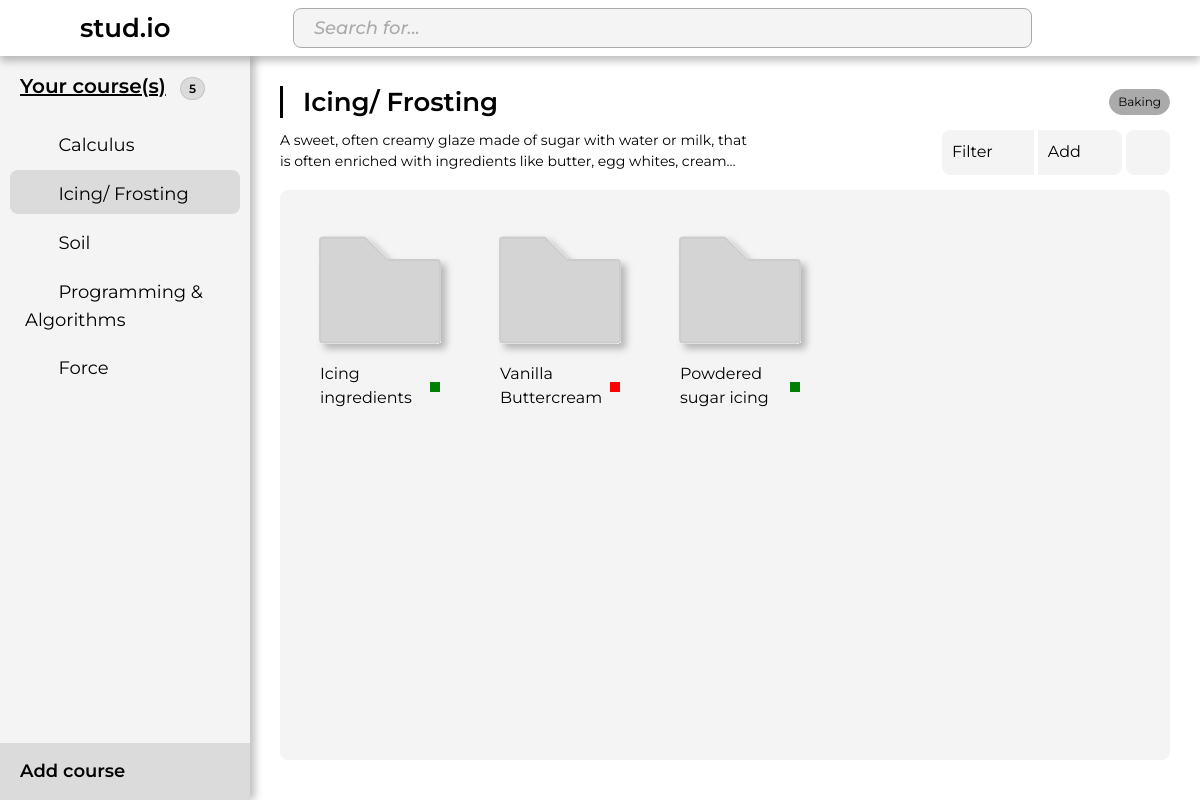
The app's page /Dev/?id=3 (signed in) with its own data.
### tables this page shows
CREATE TABLE `course` (
  `course_ID` int(11) NOT NULL,
  `c_name` varchar(100) NOT NULL,
  `c_description` varchar(150) NOT NULL,
  `c_type_ID` int(11) DEFAULT NULL,
  `user_ID` int(11) NOT NULL
);

CREATE TABLE `course_type` (
  `c_type_ID` int(11) NOT NULL,
  `c_type` varchar(50) NOT NULL
);

CREATE TABLE `topic` (
  `topic_ID` int(11) NOT NULL,
  `topic_name` varchar(100) NOT NULL,
  `topic_description` varchar(150) NOT NULL,
  `difficulty_ID` int(11) DEFAULT NULL,
  `course_ID` int(11) NOT NULL
);

### Dev/Dashboard/topics.php (the view, shortened to what this page needs)
<?php
include 'config.php';
$get_id = $_GET['id'];
$query = mysqli_query($conn, "SELECT * FROM topic where course_ID='$get_id';");
$count = mysqli_num_rows($query);
if ($count != '0') {
    while ($row = mysqli_fetch_array($query)) {
        $topic_ID = $row['topic_ID'];
        $difficulty = '';
        if ($row['difficulty_ID'] == 1) {
            $difficulty = "difficulty-beginner";
        } else if ($row['difficulty_ID'] == 2) {
            $difficulty = "difficulty-intermediate";
        } else {
            $difficulty = "difficulty-advanced";
        }
?>
        <a href="<?php echo '../Topic?id='.$topic_ID; ?>" class="dashboard-topic">
            <span class="svg svg-folder"></span>
            <span class="dashboard-topic-group">
                <span class="dashboard-topic-title"><?php echo $row['topic_name']; ?></span>
                <span class="dashboard-topic-difficulty <?php echo $difficulty; ?>"></span>
            </span>
            <i class="fal fa-solid fa-ellipsis-h"></i>
        </a>
<?php
    }
}
?>

### Dev/head.php (shortened to what this page needs)
<!DOCTYPE html>
<html lang="en">
<head>
    <link rel="stylesheet" href="../Style/style.css">
    <link rel="stylesheet" href="../Style/index.css">
    <link rel="stylesheet" href="../Style/navbar.css">
	<link rel="stylesheet" href="../Style/Dashboard/sidebar.css">
	<link rel="stylesheet" href="../Style/Dashboard/dashboard.css">
	<link rel="stylesheet" href="../Style/Profile/profile.css">
    <link rel="stylesheet" href="https://pro.fontawesome.com/releases/v5.10.0/css/all.css">
    <link rel="stylesheet" href="https://cdnjs.cloudflare.com/ajax/libs/font-awesome/4.7.0/css/font-awesome.min.css">
    <link rel="stylesheet" href="https://cdn.jsdelivr.net/npm/bootstrap@5.2.1/dist/css/bootstrap.min.css">
</head>
</html>

### Dev/index.php (shortened to what this page needs)
<?php
include 'head.php';
?>
<body class="light">
    <div class="main-container">
        <?php include 'navbar.php'; ?>
        <div id="main-dashboard" class="main-dashboard">
            <?php include 'Dashboard/dashboard.php'; ?>
        </div>
    </div>
</body>

### Dev/navbar.php (shortened to what this page needs)
<?php
include 'config.php';
$query = mysqli_query($conn, "SELECT * FROM course where user_ID='$_SESSION[id]';");
$count = mysqli_num_rows($query);
if ($count != '0') {
    $row = mysqli_fetch_array($query);
    $id = $row['course_ID'];
}
?>
<nav class="navbar navbar-expand-md">
    <div class="container-fluid">
        <ul class="navbar-nav">
            <li class="nav-item">
                <i class="fal fa-solid fa-bars" id="btn"></i>
                <a class="navbar-logo text-decoration-none" href="<?php echo '?id='.$id; ?>">stud.io</a>
            </li>
            <li class="nav-item search-container">
                <div class="search-bar">
                    <input type="search" placeholder="Search for...">
                    <span class="search-bar_icons">
                        <i class="fal fa-brands fa-search"></i>
                        <i id="filter-icon" class="fal fa-solid fa-sliders" onclick="toggleFilterFunction()"></i>
                    </span>
                </div>
            </li>
            <li class="nav-item setting-container" onclick="toggleSettingFunction()">
                <i class="fal fa-solid fa-gear float-end"></i>
            </li>
        </ul>
    </div>
</nav>

### Dev/Dashboard/dashboard.php (shortened to what this page needs)
<head>
</head>
<div class="content d-flex">
  <?php include 'sidebar.php'; ?>
  <?php include 'course.php'; ?>
</div>

### Dev/Dashboard/sidebar.php (shortened to what this page needs)
<?php
include 'config.php';
$query = mysqli_query($conn, "SELECT * FROM course where user_ID='$_SESSION[id]';");
$count = mysqli_num_rows($query);
?>
<div class="sidebar">
  <div class="header-box">
    <span class="header">Your course(s)</span>
    <span class="course-badge"><?php echo $count; ?></span>
  </div>
  <ul class="course-lists list-unstyled">
    <?php
    if ($count != '0') {
      while ($row = mysqli_fetch_array($query)) {
        $id = $row['course_ID'];
        if ($id == $_GET['id']) { ?>
          <li class="course active"><?php
        } else { ?>
          <li class="course"><?php
        }?>
          <a href="<?php echo '?id='.$id; ?>" class="course-list text-decoration-none d-block">
            <span class="course-title">
              <i class="fal fa-regular fa-book"></i>
              <?php echo $row['c_name']; ?>
            </span>
          </a>
        </li>
    <?php
      }
    }
    ?>
  </ul>
  <ul id="course-add" class="course-add list-unstyled">
    <li class=""><a class="text-decoration-none d-flex justify-content-between">Add course<i class="fal fa-solid fa-plus"></i></a></li>
  </ul>
</div>

### Dev/Dashboard/course.php (shortened to what this page needs)
<?php
include 'config.php';
$get_id = $_GET['id'];
$user_ID = "$_SESSION[id]";
$sql = "SELECT * FROM course where user_ID='$user_ID' AND course_ID='$get_id';";
$result = $conn->query($sql);
$c_name = $c_description = $c_type_ID = "";
if ($result->num_rows > 0) {
    while ($row = $result->fetch_assoc()) {
        $c_name = $row["c_name"];
        $c_description = $row["c_description"];
        $c_type_ID = $row["c_type_ID"];
    }
}
$query = "SELECT * FROM course_type where c_type_ID='$c_type_ID';";
$result = $conn->query($query);
$c_type = "";
if ($result->num_rows > 0) {
    while ($row = $result->fetch_assoc()) {
        $c_type = $row["c_type"];
    }
}
?>
<div class="dashboard-container">
    <div class="dashboard-header">
        <div class="dashboard-title-box">
            <span id="course-header-title" class="course-header-title" contenteditable="true"><?php echo $c_name; ?></span>
            <span class="course-type"><?php echo $c_type; ?></span>
        </div>
        <div class="dashboard-description-box">
            <span id="course-description" class="course-description" contenteditable="true">
                <?php echo $c_description; ?>
            </span>
            <div class="dashboard-action-buttons-box">
                <div class="dashboard-action-buttons">
                    <button class="action-btn" type="button">
                        Filter <i class="fal fa-solid fa-filter"></i>
                    </button>
                    <button class="action-btn" type="button">
                        Add <i class="fal fa-regular fa-plus"></i>
                    </button>
                </div>
                <div class="dashboard-action-buttons">
                    <button id="viewButton" class="dashboard-action-button action-btn" type="button" onclick="changeView()">
                        <i class="fal fa-regular fa-list"></i>
                    </button>
                </div>
            </div>
        </div>
    </div>
    <div id="dashboard-content" class="dashboard-content">
        <?php include 'topics.php'; ?>
    </div>
</div>

### Style/style.css (style rules this page uses)
* { margin: 0; padding: 0; font-family: 'Montserrat'; color: var(--font); }

### Style/index.css (style rules this page uses)
body { background: var(--bg) !important; }
.fal { font-size: 24px; display: inline-flex !important; align-items: center; }
.svg { width: 30px; }
.action-btn { border-radius: 0px; border: none; background-color: var(--action-btn-bg); color: var(--action-btn-font); font-size: 16px; padding: 10px; outline: none; }
.action-btn:first-child { border-radius: 8px 0 0 8px; }
.action-btn:last-child { border-radius: 0 8px 8px 0; }
.action-btn .fal { vertical-align: middle; margin-left: 8px; }
.difficulty-beginner { background: #008000; }
.difficulty-advanced { background: #FF0000; }

### Style/navbar.css (style rules this page uses)
.navbar { width: 100%; background: var(--header-bg); box-shadow: 0px 5px 8px rgba(0, 0, 0, 0.25); }
.nav-item { padding: 0 15px; align-self: center; }
.navbar-nav { flex-direction: row !important; justify-content: space-between; width: 100%; }
.navbar-logo { font-weight: 600; font-size: 26px; color: var(--font); padding-left: 30px; }
.nav-item.search-container { flex: 0.8; }
.search-bar { height: 40px; display: flex; width: 100%; border-radius: 8px; border: 1px solid var(--searchbar-border); background-color: var(--searchbar-bg); }
.search-bar input { width: 100%; outline: none; padding-left: 20px; font-size: 18px; font-weight: 500; background: none; border: none; }
.search-bar input::placeholder { color: var(--searchbar-placeholder); font-size: 18px; font-weight: 500; font-style: italic; }
.search-bar_icons { display: inherit; position: relative; padding-right: 20px; }
.search-bar_icons .fal { padding: 5px; color: var(--searchbar-icon); }

### Style/Dashboard/sidebar.css (style rules this page uses)
.sidebar { background: var(--sidebar-bg); min-width: 250px; max-width: 250px; box-shadow: 5px 0px 8px rgba(0, 0, 0, 0.25); transition: all 0.3s; display: block; }
.content { min-height: calc(100vh - 56px); width: 100%; }
.header-box { padding: 15px 0 15px 20px; }
.header { text-decoration-line: underline; font-weight: 600; font-size: 20px; line-height: 30px; margin: 0; }
.course-badge { background: var(--sidebar-item-bg-selected);; border: 1px solid var(--sidebar-item-bg-selected);; border-radius: 18px; font-size: 12px; font-weight: 600; color: var(--font); padding: 3px 8px; margin-left: 10px; }
.sidebar .course { border-radius: 8px; margin: 5px 0; }
.sidebar .course.active { background: var(--sidebar-item-bg-selected); }
.sidebar .course.active a, .sidebar .course.active a:hover { color: var(--font-hover); }
.sidebar li a { color: var(--font); }
.course-lists { margin: 0 10px; overflow-y: auto; max-height: calc(100vh - 12rem); }
.course-list { padding: 5px 15px 5px 15px; }
.course-list .fal { padding: 5px; }
.course-title { font-size: 18px; font-weight: 400; overflow: hidden; text-overflow: ellipsis; display: -webkit-box; -webkit-line-clamp: 2; line-clamp: 2; -webkit-box-orient: vertical; }
.course-add { position: fixed; min-width: 250px; max-width: 250px; bottom: 0; margin: 0; padding: 15px 20px !important; background: var(--sidebar-button-bg); font-weight: 600; font-size: 18px; transition: all 0.3s ease; overflow: hidden; cursor: pointer; }

### Style/svg.css (style rules this page uses)
.svg-folder { content: url("../Svg/folder.svg"); }

### records on screen
course: c_name "Calculus"
course: c_name "Icing/ Frosting", c_description "A sweet, often creamy glaze made of sugar with water or milk, that is often enriched with ingredients like butter, egg whites,…"
course: c_name "Soil"
course: c_name "Programming & Algorithms"
course: c_name "Force"
course_type: c_type "Baking"
topic: topic_name "Icing ingredients"
topic: topic_name "Vanilla Buttercream"
topic: topic_name "Powdered sugar icing"

### other values on screen
$count "5"
